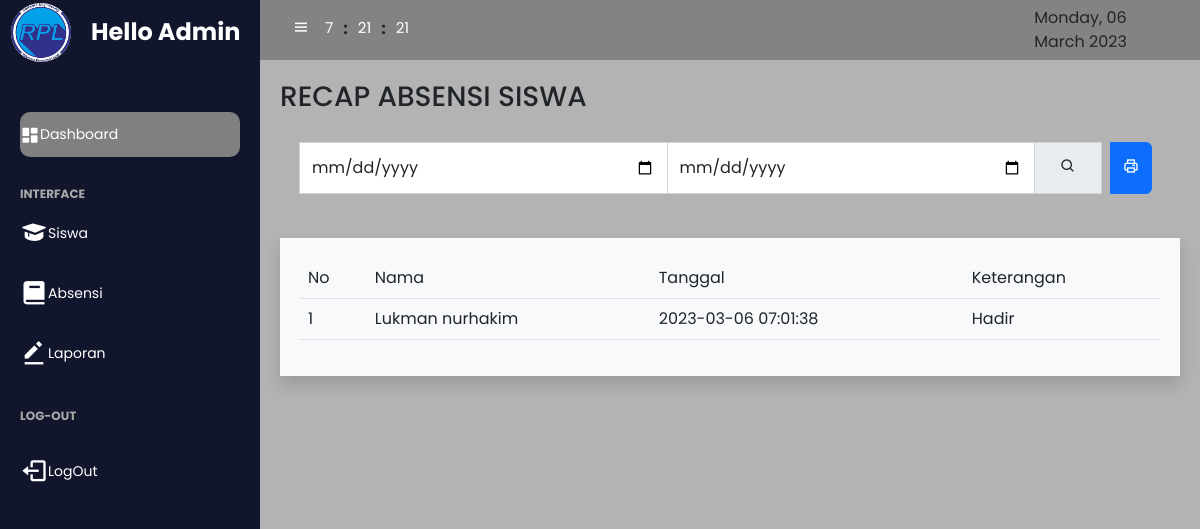
The page /admin/index.php?page=laporan on the database its author committed.
### tables this page shows
CREATE TABLE `absen` (
  `id` int(11) NOT NULL,
  `nama` varchar(45) NOT NULL,
  `tanggal` timestamp NOT NULL DEFAULT current_timestamp() ON UPDATE current_timestamp(),
  `keterangan` enum('Hadir','Sakit','Izin','Tanpa_keterangan') NOT NULL
);

### admin/laporan.php (the view, shortened to what this page needs)
<?php
    include "../koneksi.php";
?>
  <h3 class="text-uppercase">Recap Absensi Siswa</h3>
  <main >
    <div class="row">
    <div class="col-12">
      <form action="index.php?page=laporan" target="_parent" method="get">
      <div class="input-group ">
      <input type="date" class="form-control" placeholder="Search" aria-label="Recipient's username" name="awal">
      <input type="date" class="form-control" placeholder="Search" aria-label="Recipient's username" name="akhir">
      <span class="input-group-text"><button type="submit" class="btn"><i class='bx bx-search'></i></button></span>
      <button class="btn btn-primary mx-2" onclick="printDiv('print')" type="submit"><i class='bx bx-printer'></i></button>
    </div>
    </form>
  </div>
</main>
<br>
<fieldset id="print">
    <main class="shadow bg-light">
      <table class=" list table ">
          <tr>
            <td>No</td>
            <td>Nama</td>
            <td>Tanggal</td>
            <td>Keterangan</td>
          </tr>
          <?php
          @$search = $_GET['awal'];
          if($search==""){
            $tampil = $conn->query("SELECT * FROM absen");
            while ($a=$tampil->fetch_array()){
              @$no++;
              ?>
              <tr>
              <td><?php echo $no;?></td>
              <td><?php echo $a['nama']?></td>
              <td><?php echo $a['tanggal']?></td>
              <td><?php echo $a['keterangan']?></td>
              <?php
            }
          }
          ?>
              </tr>
        </table>
        </fieldset>
      </main>
      </body>

### patch/style.css (style rules this page uses)
* { font-family: 'poppins', sans-serif; margin: 0; padding: 0; box-sizing: border-box; }
body { background-color: #b3b3b3; font-family: 'poppins',sans-serif; }
html { overflow: hidden; }
main { width: 100%; padding: 20px 20px 20px 20px; }
.table { border-radius: 10px; }

### rows shown on the page
absen: nama "Lukman nurhakim", tanggal "2023-03-06 07:01:38", keterangan "Hadir"
